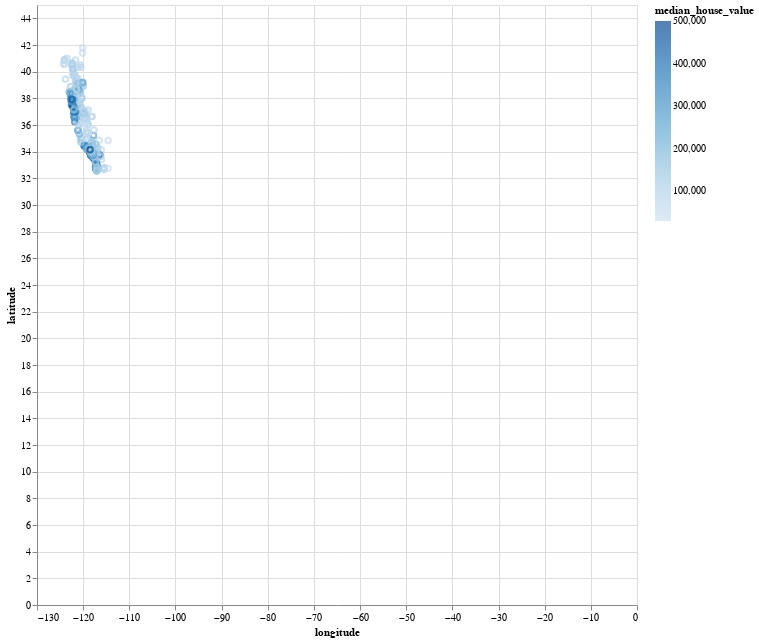

Notebook source saved alongside this figure:
### Code cell
alt.Chart(sample).mark_point().encode(
    x='longitude',
    y='latitude',
    color='median_house_value'
).properties(
    width=600,
    height=600
).interactive()

### Figure 1 — Vega-Lite specification as saved in the notebook (floating-point values rounded to 4 significant figures; data arrays with more than 128 entries replaced by an {"elided": "..."} marker saying what was removed)
{"config": {"view": {"continuousWidth": 400, "continuousHeight": 300}}, "data": {"name": "data-d69dd3c90e5da0baf24750786206fbbf"}, "mark": "point", "encoding": {"color": {"type": "quantitative", "field": "median_house_value"}, "x": {"type": "quantitative", "field": "longitude"}, "y": {"type": "quantitative", "field": "latitude"}}, "height": 600, "selection": {"selector001": {"type": "interval", "bind": "scales", "encodings": ["x", "y"]}}, "width": 600, "$schema": "https://vega.github.io/schema/vega-lite/v4.8.1.json", "datasets": {"data-d69dd3c90e5da0baf24750786206fbbf": {"elided": "1000 records"}}}
